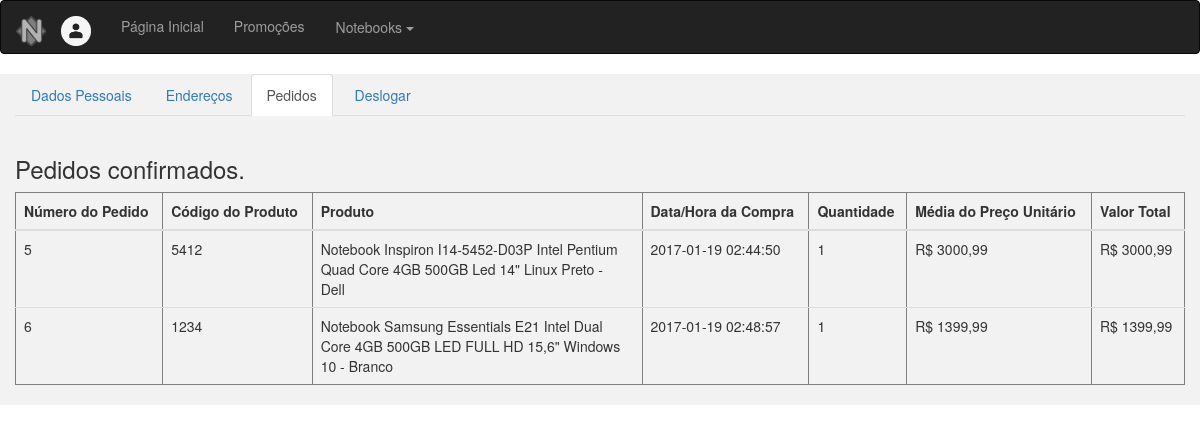
The app's page /pedidos.php (signed in) with its own data.
### tables this page shows
CREATE TABLE `itens_pedido` (
  `ped_id` int(11) NOT NULL,
  `pro_id` int(11) NOT NULL,
  `itensped_vlrunit` float DEFAULT NULL,
  `itensped_qtde` float DEFAULT NULL,
  `itensped_vlrtotal` float DEFAULT NULL
);

CREATE TABLE `produtos` (
  `id` int(11) NOT NULL,
  `categoria` varchar(250) NOT NULL,
  `produto` varchar(250) NOT NULL,
  `marca` varchar(250) NOT NULL,
  `quantidade` float NOT NULL,
  `preco` float NOT NULL,
  `descricao` varchar(1000) NOT NULL
);

CREATE TABLE `pedidos` (
  `numero` int(11) NOT NULL,
  `email_cliente` varchar(250) NOT NULL,
  `ped_data` datetime DEFAULT NULL,
  `ped_valor` float DEFAULT NULL,
  `ped_qtdade` float DEFAULT NULL
);

### pedidos.php (the view, shortened to what this page needs)
<!DOCTYPE html>
<html lang="pt-br">
<head>
	<link href="css/bootstrap.min.css" rel="stylesheet">
	<link rel="stylesheet" type="text/css" href="css/estilos.css">
</head>
<body>
<?php
include 'cabecalho.php';
?>
<div class="container-fluid conteudo">
<ul class="nav nav-tabs">
  <li role="presentation"> <a href="dados.php">Dados Pessoais</a>  </li>
  <li role="presentation"> <a href="enderecos.php">Endereços</a> </li>
  <li role="presentation" class="active"> <a href="pedidos.php">Pedidos</a> </li>
  <li role="presentation">&nbsp;</li>
  <li role="presentation"> <a href="logout.php">Deslogar</a> </li>
</ul>
<br><h3> Pedidos confirmados. </h3>
  <div id="table" class="table-responsive">
    <table id="tabela" border="1px" cellpadding="5px" cellspacing="0" class="table table-hover">
      <thead>
      <tr>
        <th> Número do Pedido </th>
        <th> Código do Produto </th>
        <th> Produto </th>
        <th> Data/Hora da Compra </th>
        <th> Quantidade </th>
        <th> Média do Preço Unitário </th>
        <th> Valor Total </th>
      </tr>
      </thead>
      <tbody>
      <?php
        $email =$_SESSION['email'];
        $sql = "SELECT * FROM itens_pedido INNER JOIN pedidos ON ped_id = numero INNER JOIN produtos ON pro_id = id WHERE email_cliente = '$email'";
        $resultado = mysql_query($sql) or die(mysql_error());
        while ($row = mysql_fetch_array($resultado)){
        $ped_id = $row['ped_id'];
        $pro_id = $row['pro_id'];
        $produto = $row['produto'];
        $ped_data = $row['ped_data'];
        $itensped_qtde = $row['itensped_qtde'];
        $itensped_vlrunit = $row['itensped_vlrunit'];
        $itensped_vlrtotal = $row['itensped_vlrtotal'];
        echo "  <tr>
                  <td> $ped_id </td>
                  <td> $pro_id </td>
                  <td><div class='descr'> $produto </div></td>
                  <td> $ped_data </td>
                  <td> $itensped_qtde </td>
                  <td>R$ {$itensped_vlrunit},99 </td>
                  <td>R$ {$itensped_vlrtotal},99 </td>";
                  ?>
               </tr>
      <?php  }
      ?>
      </tbody>
    </table>
  </div>
</div>
</body>
</html>

### css/estilos.css (style rules this page uses)
.conteudo { background-color: #F2F2F2 ; }
div.descr { max-width: 300px; max-height: 150px; overflow: auto; }

### records on screen
itens_pedido: ped_id "5", pro "5412", pro.produto "Notebook Inspiron I14-5452-D03P Intel Pentium Quad Core 4GB 500GB Led 14\" Linux Preto - Dell", ped_id.ped_data "2017-01-19 02:44:50", itensped_qtde "1", itensped_vlrunit "3000", itensped_vlrtotal "3000"
itens_pedido: ped_id "6", pro "1234", pro.produto "Notebook Samsung Essentials E21 Intel Dual Core 4GB 500GB LED FULL HD 15,6\" Windows 10 - Branco", ped_id.ped_data "2017-01-19 02:48:57", itensped_qtde "1", itensped_vlrunit "1399", itensped_vlrtotal "1399"
